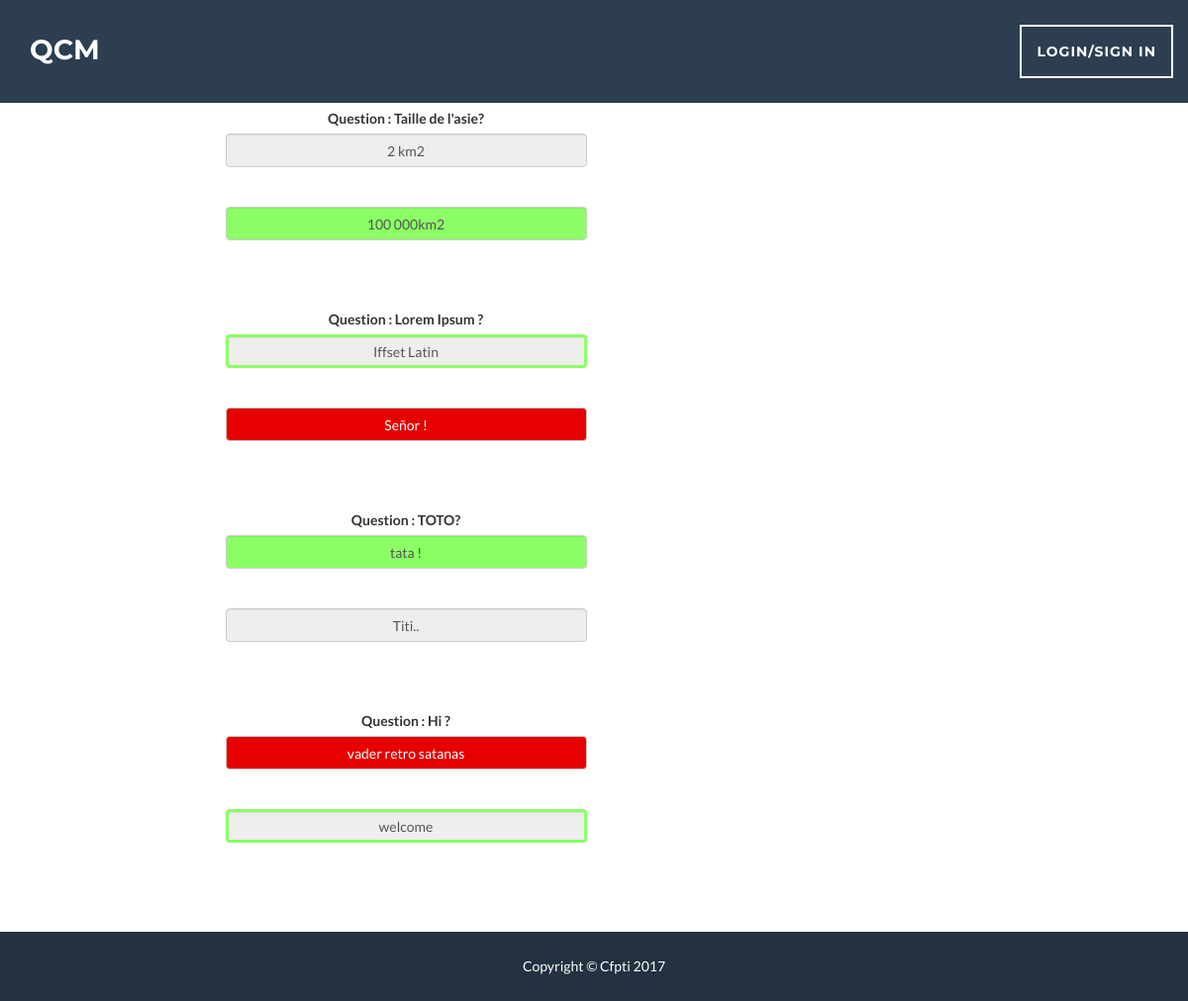
Screenshot of /evalResult.php?idQcm=1 with the database file from the repository.
### tables this page shows
CREATE TABLE `question` (
  `id_question` int(11) NOT NULL,
  `question` text NOT NULL,
  `id_qcm` int(11) NOT NULL
);

CREATE TABLE `answer` (
  `id_answer` int(11) NOT NULL,
  `answer` text NOT NULL,
  `right_answer` tinyint(1) NOT NULL,
  `id_question` int(11) NOT NULL
);

### qcmDao.inc.php (called while the page is built, shortened)
<?php
class QcmPdo{
    public static function GetPdo(){
        try {
            if (!isset($dbPdo)) {
                $dbc = new PDO("mysql:host=" . DB_HOST . ";dbname=" . DB_NAME , DB_USER, DB_PWD, array(
                PDO::MYSQL_ATTR_INIT_COMMAND => 'SET NAMES utf8',
                PDO::ATTR_PERSISTENT => true));
            }
        } catch (PDOException $e) {
            print "Erreur !: " . $e->getMessage() . "<br/>";
            die();
        }
        return $dbc;
    }
}
class UserDao{
    public static function GetAnswerFromUserById($idUser, $idQcm, $idQuestion){
        $req = "SELECT answer.id_answer, answer.answer, answer.right_answer, answer.id_question FROM user JOIN user_has_answer ON user_has_answer.id_user = user.id_user JOIN answer ON answer.id_answer = user_has_answer.id_answer JOIN question ON question.id_question = answer.id_question JOIN qcm ON qcm.id_qcm = question.id_qcm WHERE user.id_user = :idUser AND qcm.id_qcm = :idQcm AND question.id_question = :idQuestion";
        $sql = QcmPdo::GetPdo()->prepare($req);
        $sql->bindParam(':idUser', $idUser);
        $sql->bindParam(':idQcm', $idQcm);
        $sql->bindParam(':idQuestion', $idQuestion);
        $sql->execute();
        return $sql->fetchAll(PDO::FETCH_ASSOC);
    }
}
class QcmDao {
    public static function GetQuestionsByIdQcm($idQcm){
        $req = "SELECT question.id_question, question.question, question.id_qcm FROM question WHERE question.id_qcm = :id";
        $sql = QcmPdo::GetPdo()->prepare($req);
        $sql->bindParam(':id', $idQcm);
        $sql->execute();
        return $sql->fetchAll(PDO::FETCH_ASSOC);
    }
    public static function GetAnswersByIdQuestion($idQuestion){
        $req = "SELECT id_answer, answer, right_answer, id_question FROM answer WHERE id_question = :id";
        $sql = QcmPdo::GetPdo()->prepare($req);
        $sql->bindParam(':id', $idQuestion);
        $sql->execute();
        return $sql->fetchAll(PDO::FETCH_ASSOC);
    }
}

### evalResult.php (the view, shortened to what this page needs)
<?php
include_once("qcmDao.inc.php");
?>
<!DOCTYPE html>
<html>
    <head>
        <link href="TemplateQCM/vendor/bootstrap/css/bootstrap.min.css" rel="stylesheet">
        <link href="TemplateQCM/css/freelancer.min.css" rel="stylesheet">
        <link href="Template QCM/vendor/font-awesome/css/font-awesome.min.css" rel="stylesheet" type="text/css">
        <link rel="stylesheet" href="TemplateQCM/css/style.css" type="text/css">
    </head>
    <body>
        <section>
            <?php foreach (QcmDao::GetQuestionsByIdQcm($_GET['idQcm']) as $question) { ?>
                <div class="container" >
                    <div id="div" class="col-xs-6 col-sm-6 col-md-8">
                        <label>Question : <?php echo $question['question']; ?></label>
                        <?php
                        foreach (QcmDao::GetAnswersByIdQuestion($question['id_question']) as $answer) {
                            if(isset($_GET['idUser']))
                                $ansU = UserDao::GetAnswerFromUserById($_GET['idUser'], $_GET['idQcm'], $question['id_question']);
                            else
                                $ansU = UserDao::GetAnswerFromUserById(2, $_GET['idQcm'], $question['id_question']);
                                    ?>
                                    <?php
                            foreach ($ansU as $answerUser) {
                                if ($answer['id_answer'] == $answerUser['id_answer']) {
                                    if ($answer['right_answer'] == true) {
                                        ?>
                                        <input id="answerQCM" class="form-control" type="text" name="nameQcm" readonly value="<?php echo $answer['answer']; ?>" style="background-color: #8cff66;"><br>
                                        <?php
                                    } else {
                                        ?>
                                        <input id="answerQCM" class="form-control" type="text" name="nameQcm" readonly value="<?php echo $answer['answer']; ?>" style="background-color: #e60000; color: white;"><br>
                                        <?php
                                    }
                                } else {
                                    if ($answer['right_answer'] == true) {
                                        ?>
                                        <input id="answerQCM" class="form-control" type="text" name="nameQcm" readonly value="<?php echo $answer['answer']; ?>"style="border: solid 3px #8cff66;"><br>
                                        <?php
                                    } else {
                                        ?>
                                        <input id="answerQCM" class="form-control" type="text" name="nameQcm" readonly value="<?php echo $answer['answer']; ?>"><br>
                                        <?php
                                    }
                                }
                            }
                        }
                        ?>
                        <br>
                    </div>
                    <div class="col-xs-6 col-sm-6 col-md-4">
                    </div>
                </div>
            <?php } ?>
        </section>
    </body>
</html>

### TemplateQCM/css/style.css (style rules this page uses)
footer { position: absolute; bottom: 0; width: 100%; }
#answerQCM { margin-right: auto; margin-left: auto; width: 50%; text-align: center; }
#div { margin-top: 10px; text-align: center; }
input { margin-bottom: 20px; }

### rows the page displays
question: question "Taille de l'asie?"
answer: nameQcm "2 km2"
answer: nameQcm "100 000km2"
question: question "Lorem Ipsum ?"
answer: nameQcm "Iffset Latin"
answer: nameQcm "Señor !"
question: question "TOTO?"
answer: nameQcm "tata !"
answer: nameQcm "Titi.."
question: question "Hi ?"
answer: nameQcm "vader retro satanas"
answer: nameQcm "welcome"
